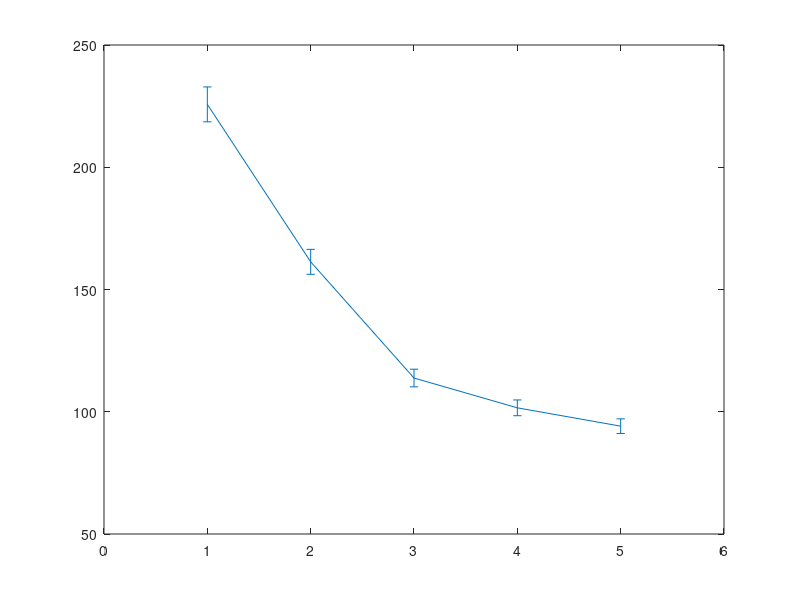

MATLAB code to generate this figure: (Note: this script raises an error after producing the figure.)
clear all;
close all;
clc;
gensig=[23.7 20.3 21.1 17.2 14.4;57 24.1 20.2 23.1 19.7;140 56 24.1 21.5 19.6];
Q=[1 2 3 4 5];
sigma_raw=[98.74 71.45 52.73 46.45 42.48];
for i=1:5
    sigma(i)=sqrt(sigma_raw(1,i)^2-gensig(1,i)^2);
end
err=[1/sqrt(1000)*sigma(1) 1/sqrt(1000)*sigma(2) 1/sqrt(993)*sigma(3)...
     1/sqrt(994)*sigma(4) 1/sqrt(992)*sigma(5)];
E1=errorbar(Q,sigma*2*sqrt(2*log(2)),err*2*sqrt(2*log(2)));
set(E1,'LineStyle', 'none ','Color', 'r','LineWidth', 3, 'Marker', '*', 'MarkerSize', 8, ...
         'MarkerEdgeColor', [.2 .2 .2], 'MarkerFaceColor' , [0,1,1]);
xlim([0.5 5.5]);
ylim([0 320]);
xticks([1 2 3 4 5]);
set(gca,'FontSize',12);
xlabel('Input Amplitude (PE)');
ylabel('Time Jitter FWHM (ps)');
grid on
hold on

sig2s2p_raw=[128.6 92.17 72.88 58.57 54.87];
for i=1:5
    sig2s2p(i)=sqrt(sig2s2p_raw(1,i)^2-gensig(2,i)^2);
end
err2s2p=[1/sqrt(1000)*sig2s2p(1) 1/sqrt(992)*sig2s2p(2) 1/sqrt(988)*sig2s2p(3) 1/sqrt(984)*sig2s2p(4) 1/sqrt(972)*sig2s2p(5)];
E2=errorbar(Q,sig2s2p*2*sqrt(2*log(2)),err2s2p*2*sqrt(2*log(2)));
set(E2,'LineStyle', 'none ','Color', 'g','LineWidth', 3, 'Marker', '*', 'MarkerSize', 8, ...
         'MarkerEdgeColor', [.2 .2 .2], 'MarkerFaceColor' , [0,1,1]);
hold on

sig4s2p_raw=[185.21 115.98 90.14 80.28 65.76];
for i=1:5
    sig4s2p(i)=sqrt(sig4s2p_raw(1,i)^2-gensig(3,i)^2);
end
err4s2p=[1/sqrt(1000)*sig4s2p(1) 1/sqrt(1000)*sig4s2p(2) 1/sqrt(989)*sig4s2p(3) 1/sqrt(993)*sig4s2p(4) 1/sqrt(957)*sig4s2p(5)];
E3=errorbar(Q,sig4s2p*2*sqrt(2*log(2)),err4s2p*2*sqrt(2*log(2)));
set(E3,'LineStyle', 'none ','Color', 'b','LineWidth', 3, 'Marker', '*', 'MarkerSize', 8, ...
         'MarkerEdgeColor', [.2 .2 .2], 'MarkerFaceColor' , [0,1,1]);
hold on
simsig1=[45.7 22.14 24.06 18.86 15.16];

plot(Q,simsig1*2*sqrt(2*log(2)),'r--');

legend('Measurement with C_{single SiPM}','Measurement with C_{2s2p SiPM array}',...
    'Measurement with C_{4s2p SiPM array}','Simulation with C_{single SiPM}');
